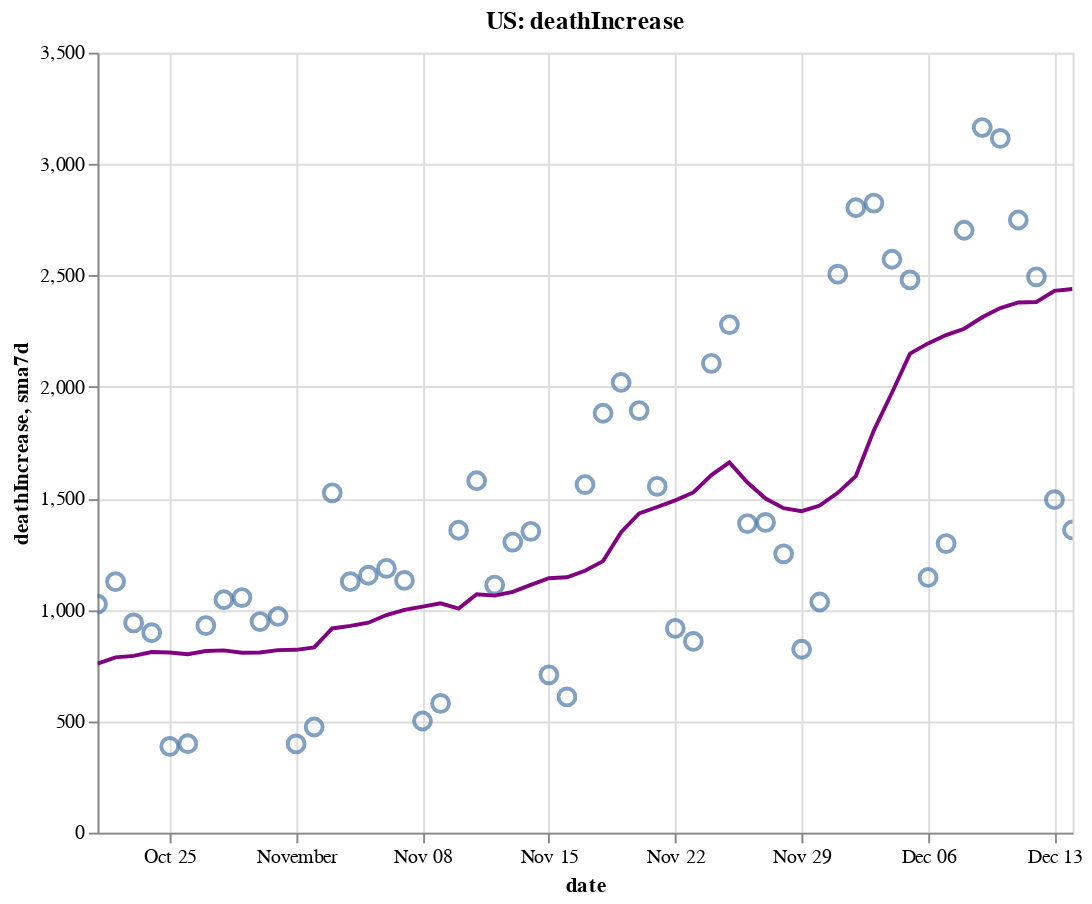

Write notebook code for a chart like this one.
### Code cell
create_plot(us, 'deathIncrease')

### Figure 1 — Vega-Lite specification as saved in the notebook (floating-point values rounded to 4 significant figures)
{"config": {"view": {"continuousWidth": 400, "continuousHeight": 300}}, "layer": [{"layer": [{"mark": {"type": "point", "size": 75}, "encoding": {"tooltip": [{"type": "temporal", "field": "date"}, {"type": "quantitative", "field": "deathIncrease"}, {"type": "quantitative", "field": "sma7d"}], "x": {"type": "temporal", "field": "date"}, "y": {"type": "quantitative", "field": "deathIncrease"}}, "selection": {"selector006": {"type": "interval", "bind": "scales", "encodings": ["x", "y"]}}}, {"mark": {"type": "line", "color": "purple"}, "encoding": {"x": {"type": "temporal", "field": "date"}, "y": {"type": "quantitative", "field": "sma7d"}}}]}, {"mark": {"type": "rule", "color": "#aaa"}, "encoding": {"x": {"type": "temporal", "field": "date"}}, "transform": [{"filter": {"selection": "selector005"}}]}, {"mark": "circle", "encoding": {"opacity": {"condition": {"value": 1, "selection": "selector005"}, "value": 0}, "tooltip": [{"type": "temporal", "field": "date"}, {"type": "quantitative", "field": "deathIncrease"}, {"type": "quantitative", "field": "sma7d"}], "x": {"type": "temporal", "field": "date"}, "y": {"type": "quantitative", "field": "deathIncrease"}}, "selection": {"selector005": {"type": "single", "encodings": ["x"], "on": "mouseover", "nearest": true, "empty": "none"}}}, {"mark": {"type": "text", "align": "left", "dx": 5, "dy": -5, "stroke": "white", "strokeWidth": 2}, "encoding": {"text": {"type": "quantitative", "field": "deathIncrease"}, "tooltip": [{"type": "temporal", "field": "date"}, {"type": "quantitative", "field": "deathIncrease"}, {"type": "quantitative", "field": "sma7d"}], "x": {"type": "temporal", "field": "date"}, "y": {"type": "quantitative", "field": "deathIncrease"}}, "transform": [{"filter": {"selection": "selector005"}}]}, {"mark": {"type": "text", "align": "left", "dx": 5, "dy": -5}, "encoding": {"text": {"type": "quantitative", "field": "deathIncrease"}, "tooltip": [{"type": "temporal", "field": "date"}, {"type": "quantitative", "field": "deathIncrease"}, {"type": "quantitative", "field": "sma7d"}], "x": {"type": "temporal", "field": "date"}, "y": {"type": "quantitative", "field": "deathIncrease"}}, "transform": [{"filter": {"selection": "selector005"}}]}], "data": {"name": "data-69ab834bf758e5709c3e0344018232a8"}, "height": 400, "title": "US: deathIncrease", "width": 500, "$schema": "https://vega.github.io/schema/vega-lite/v4.8.1.json", "datasets": {"data-69ab834bf758e5709c3e0344018232a8": [{"date": "2020-10-21T00:00:00", "totalTestResultsIncrease": 1018000.0, "positiveIncrease": 60980.0, "death": 213900.0, "deathIncrease": 1025.0, "positiveRate": 0.06, "state": "US", "sma7d": 758.1}, {"date": "2020-10-22T00:00:00", "totalTestResultsIncrease": 1279000.0, "positiveIncrease": 73000.0, "death": 215100.0, "deathIncrease": 1126.0, "positiveRate": 0.057, "state": "US", "sma7d": 786.4}, {"date": "2020-10-23T00:00:00", "totalTestResultsIncrease": 1405000.0, "positiveIncrease": 82340.0, "death": 216000.0, "deathIncrease": 941.0, "positiveRate": 0.059, "state": "US", "sma7d": 793.1}, {"date": "2020-10-24T00:00:00", "totalTestResultsIncrease": 1312000.0, "positiveIncrease": 83320.0, "death": 216900.0, "deathIncrease": 897.0, "positiveRate": 0.063, "state": "US", "sma7d": 810.3}, {"date": "2020-10-25T00:00:00", "totalTestResultsIncrease": 1182000.0, "positiveIncrease": 64900.0, "death": 217300.0, "deathIncrease": 387.0, "positiveRate": 0.055, "state": "US", "sma7d": 808.1}, {"date": "2020-10-26T00:00:00", "totalTestResultsIncrease": 1195000.0, "positiveIncrease": 62540.0, "death": 217700.0, "deathIncrease": 399.0, "positiveRate": 0.052, "state": "US", "sma7d": 800.7}, {"date": "2020-10-27T00:00:00", "totalTestResultsIncrease": 1111000.0, "positiveIncrease": 72100.0, "death": 218600.0, "deathIncrease": 929.0, "positiveRate": 0.065, "state": "US", "sma7d": 814.9}, {"date": "2020-10-28T00:00:00", "totalTestResultsIncrease": 1166000.0, "positiveIncrease": 78790.0, "death": 219700.0, "deathIncrease": 1045.0, "positiveRate": 0.068, "state": "US", "sma7d": 817.7}, {"date": "2020-10-29T00:00:00", "totalTestResultsIncrease": 1364000.0, "positiveIncrease": 88730.0, "death": 220700.0, "deathIncrease": 1055.0, "positiveRate": 0.065, "state": "US", "sma7d": 807.6}, {"date": "2020-10-30T00:00:00", "totalTestResultsIncrease": 1395000.0, "positiveIncrease": 97260.0, "death": 221700.0, "deathIncrease": 947.0, "positiveRate": 0.07, "state": "US", "sma7d": 808.4}, {"date": "2020-10-31T00:00:00", "totalTestResultsIncrease": 1427000.0, "positiveIncrease": 90610.0, "death": 222600.0, "deathIncrease": 970.0, "positiveRate": 0.063, "state": "US", "sma7d": 818.9}, {"date": "2020-11-01T00:00:00", "totalTestResultsIncrease": 1177000.0, "positiveIncrease": 141300.0, "death": 223000.0, "deathIncrease": 398.0, "positiveRate": 0.12, "state": "US", "sma7d": 820.4}, {"date": "2020-11-02T00:00:00", "totalTestResultsIncrease": 1291000.0, "positiveIncrease": 83100.0, "death": 223500.0, "deathIncrease": 474.0, "positiveRate": 0.064, "state": "US", "sma7d": 831.1}, {"date": "2020-11-03T00:00:00", "totalTestResultsIncrease": 1222000.0, "positiveIncrease": 89860.0, "death": 225000.0, "deathIncrease": 1525.0, "positiveRate": 0.074, "state": "US", "sma7d": 916.3}, {"date": "2020-11-04T00:00:00", "totalTestResultsIncrease": 1280000.0, "positiveIncrease": 103600.0, "death": 226200.0, "deathIncrease": 1126.0, "positiveRate": 0.081, "state": "US", "sma7d": 927.9}, {"date": "2020-11-05T00:00:00", "totalTestResultsIncrease": 1612000.0, "positiveIncrease": 118100.0, "death": 227300.0, "deathIncrease": 1155.0, "positiveRate": 0.073, "state": "US", "sma7d": 942.1}, {"date": "2020-11-06T00:00:00", "totalTestResultsIncrease": 1620000.0, "positiveIncrease": 127500.0, "death": 228500.0, "deathIncrease": 1186.0, "positiveRate": 0.079, "state": "US", "sma7d": 976.3}, {"date": "2020-11-07T00:00:00", "totalTestResultsIncrease": 1450000.0, "positiveIncrease": 130800.0, "death": 229600.0, "deathIncrease": 1132.0, "positiveRate": 0.09, "state": "US", "sma7d": 999.4}, {"date": "2020-11-08T00:00:00", "totalTestResultsIncrease": 1220000.0, "positiveIncrease": 111500.0, "death": 230100.0, "deathIncrease": 501.0, "positiveRate": 0.091, "state": "US", "sma7d": 1014.0}, {"date": "2020-11-09T00:00:00", "totalTestResultsIncrease": 1444000.0, "positiveIncrease": 117500.0, "death": 230700.0, "deathIncrease": 580.0, "positiveRate": 0.081, "state": "US", "sma7d": 1029.0}, {"date": "2020-11-10T00:00:00", "totalTestResultsIncrease": 1346000.0, "positiveIncrease": 133000.0, "death": 232100.0, "deathIncrease": 1357.0, "positiveRate": 0.099, "state": "US", "sma7d": 1005.0}, {"date": "2020-11-11T00:00:00", "totalTestResultsIncrease": 1464000.0, "positiveIncrease": 146900.0, "death": 233700.0, "deathIncrease": 1579.0, "positiveRate": 0.1, "state": "US", "sma7d": 1070.0}, {"date": "2020-11-12T00:00:00", "totalTestResultsIncrease": 1571000.0, "positiveIncrease": 154200.0, "death": 234800.0, "deathIncrease": 1111.0, "positiveRate": 0.098, "state": "US", "sma7d": 1064.0}, {"date": "2020-11-13T00:00:00", "totalTestResultsIncrease": 1707000.0, "positiveIncrease": 174500.0, "death": 236100.0, "deathIncrease": 1304.0, "positiveRate": 0.102, "state": "US", "sma7d": 1081.0}, {"date": "2020-11-14T00:00:00", "totalTestResultsIncrease": 1706000.0, "positiveIncrease": 165800.0, "death": 237400.0, "deathIncrease": 1352.0, "positiveRate": 0.097, "state": "US", "sma7d": 1112.0}, {"date": "2020-11-15T00:00:00", "totalTestResultsIncrease": 1553000.0, "positiveIncrease": 145800.0, "death": 238100.0, "deathIncrease": 708.0, "positiveRate": 0.094, "state": "US", "sma7d": 1142.0}, {"date": "2020-11-16T00:00:00", "totalTestResultsIncrease": 1530000.0, "positiveIncrease": 149500.0, "death": 238700.0, "deathIncrease": 609.0, "positiveRate": 0.098, "state": "US", "sma7d": 1146.0}, {"date": "2020-11-17T00:00:00", "totalTestResultsIncrease": 1605000.0, "positiveIncrease": 158800.0, "death": 240300.0, "deathIncrease": 1562.0, "positiveRate": 0.099, "state": "US", "sma7d": 1175.0}, {"date": "2020-11-18T00:00:00", "totalTestResultsIncrease": 1620000.0, "positiveIncrease": 166200.0, "death": 242200.0, "deathIncrease": 1882.0, "positiveRate": 0.103, "state": "US", "sma7d": 1218.0}, {"date": "2020-11-19T00:00:00", "totalTestResultsIncrease": 1850000.0, "positiveIncrease": 184700.0, "death": 244200.0, "deathIncrease": 2020.0, "positiveRate": 0.1, "state": "US", "sma7d": 1348.0}, {"date": "2020-11-20T00:00:00", "totalTestResultsIncrease": 1947000.0, "positiveIncrease": 194800.0, "death": 246100.0, "deathIncrease": 1894.0, "positiveRate": 0.1, "state": "US", "sma7d": 1432.0}, {"date": "2020-11-21T00:00:00", "totalTestResultsIncrease": 2049000.0, "positiveIncrease": 181900.0, "death": 247600.0, "deathIncrease": 1554.0, "positiveRate": 0.089, "state": "US", "sma7d": 1461.0}, {"date": "2020-11-22T00:00:00", "totalTestResultsIncrease": 1753000.0, "positiveIncrease": 151900.0, "death": 248600.0, "deathIncrease": 917.0, "positiveRate": 0.087, "state": "US", "sma7d": 1491.0}, {"date": "2020-11-23T00:00:00", "totalTestResultsIncrease": 1694000.0, "positiveIncrease": 151900.0, "death": 249400.0, "deathIncrease": 858.0, "positiveRate": 0.09, "state": "US", "sma7d": 1527.0}, {"date": "2020-11-24T00:00:00", "totalTestResultsIncrease": 1884000.0, "positiveIncrease": 169300.0, "death": 251500.0, "deathIncrease": 2106.0, "positiveRate": 0.09, "state": "US", "sma7d": 1604.0}, {"date": "2020-11-25T00:00:00", "totalTestResultsIncrease": 1827000.0, "positiveIncrease": 186900.0, "death": 253800.0, "deathIncrease": 2280.0, "positiveRate": 0.102, "state": "US", "sma7d": 1661.0}, {"date": "2020-11-26T00:00:00", "totalTestResultsIncrease": 1269000.0, "positiveIncrease": 128400.0, "death": 255200.0, "deathIncrease": 1387.0, "positiveRate": 0.101, "state": "US", "sma7d": 1571.0}, {"date": "2020-11-27T00:00:00", "totalTestResultsIncrease": 2032000.0, "positiveIncrease": 194200.0, "death": 256600.0, "deathIncrease": 1392.0, "positiveRate": 0.096, "state": "US", "sma7d": 1499.0}, {"date": "2020-11-28T00:00:00", "totalTestResultsIncrease": 1673000.0, "positiveIncrease": 154900.0, "death": 257800.0, "deathIncrease": 1251.0, "positiveRate": 0.093, "state": "US", "sma7d": 1456.0}, {"date": "2020-11-29T00:00:00", "totalTestResultsIncrease": 1286000.0, "positiveIncrease": 136100.0, "death": 258700.0, "deathIncrease": 823.0, "positiveRate": 0.106, "state": "US", "sma7d": 1442.0}, {"date": "2020-11-30T00:00:00", "totalTestResultsIncrease": 1607000.0, "positiveIncrease": 148500.0, "death": 259700.0, "deathIncrease": 1035.0, "positiveRate": 0.092, "state": "US", "sma7d": 1468.0}, {"date": "2020-12-01T00:00:00", "totalTestResultsIncrease": 1474000.0, "positiveIncrease": 179200.0, "death": 262200.0, "deathIncrease": 2506.0, "positiveRate": 0.122, "state": "US", "sma7d": 1525.0}, {"date": "2020-12-02T00:00:00", "totalTestResultsIncrease": 1559000.0, "positiveIncrease": 198700.0, "death": 265000.0, "deathIncrease": 2804.0, "positiveRate": 0.127, "state": "US", "sma7d": 1600.0}, {"date": "2020-12-03T00:00:00", "totalTestResultsIncrease": 1897000.0, "positiveIncrease": 213400.0, "death": 267800.0, "deathIncrease": 2825.0, "positiveRate": 0.112, "state": "US", "sma7d": 1805.0}, {"date": "2020-12-04T00:00:00", "totalTestResultsIncrease": 1904000.0, "positiveIncrease": 228000.0, "death": 270400.0, "deathIncrease": 2573.0, "positiveRate": 0.12, "state": "US", "sma7d": 1974.0}, {"date": "2020-12-05T00:00:00", "totalTestResultsIncrease": 2212000.0, "positiveIncrease": 215400.0, "death": 272900.0, "deathIncrease": 2480.0, "positiveRate": 0.097, "state": "US", "sma7d": 2149.0}, {"date": "2020-12-06T00:00:00", "totalTestResultsIncrease": 1602000.0, "positiveIncrease": 179600.0, "death": 274000.0, "deathIncrease": 1145.0, "positiveRate": 0.112, "state": "US", "sma7d": 2195.0}, {"date": "2020-12-07T00:00:00", "totalTestResultsIncrease": 1719000.0, "positiveIncrease": 180800.0, "death": 275300.0, "deathIncrease": 1297.0, "positiveRate": 0.105, "state": "US", "sma7d": 2233.0}, {"date": "2020-12-08T00:00:00", "totalTestResultsIncrease": 1678000.0, "positiveIncrease": 220900.0, "death": 278000.0, "deathIncrease": 2703.0, "positiveRate": 0.132, "state": "US", "sma7d": 2261.0}, {"date": "2020-12-09T00:00:00", "totalTestResultsIncrease": 1813000.0, "positiveIncrease": 213500.0, "death": 281200.0, "deathIncrease": 3164.0, "positiveRate": 0.118, "state": "US", "sma7d": 2312.0}, {"date": "2020-12-10T00:00:00", "totalTestResultsIncrease": 1893000.0, "positiveIncrease": 218500.0, "death": 284300.0, "deathIncrease": 3115.0, "positiveRate": 0.115, "state": "US", "sma7d": 2354.0}, {"date": "2020-12-11T00:00:00", "totalTestResultsIncrease": 1993000.0, "positiveIncrease": 234800.0, "death": 287100.0, "deathIncrease": 2749.0, "positiveRate": 0.118, "state": "US", "sma7d": 2379.0}, {"date": "2020-12-12T00:00:00", "totalTestResultsIncrease": 1813000.0, "positiveIncrease": 225200.0, "death": 289600.0, "deathIncrease": 2494.0, "positiveRate": 0.124, "state": "US", "sma7d": 2381.0}, {"date": "2020-12-13T00:00:00", "totalTestResultsIncrease": 1764000.0, "positiveIncrease": 187800.0, "death": 291000.0, "deathIncrease": 1494.0, "positiveRate": 0.106, "state": "US", "sma7d": 2431.0}, {"date": "2020-12-14T00:00:00", "totalTestResultsIncrease": 2155000.0, "positiveIncrease": 193000.0, "death": 292200.0, "deathIncrease": 1358.0, "positiveRate": 0.09, "state": "US", "sma7d": 2440.0}]}}
